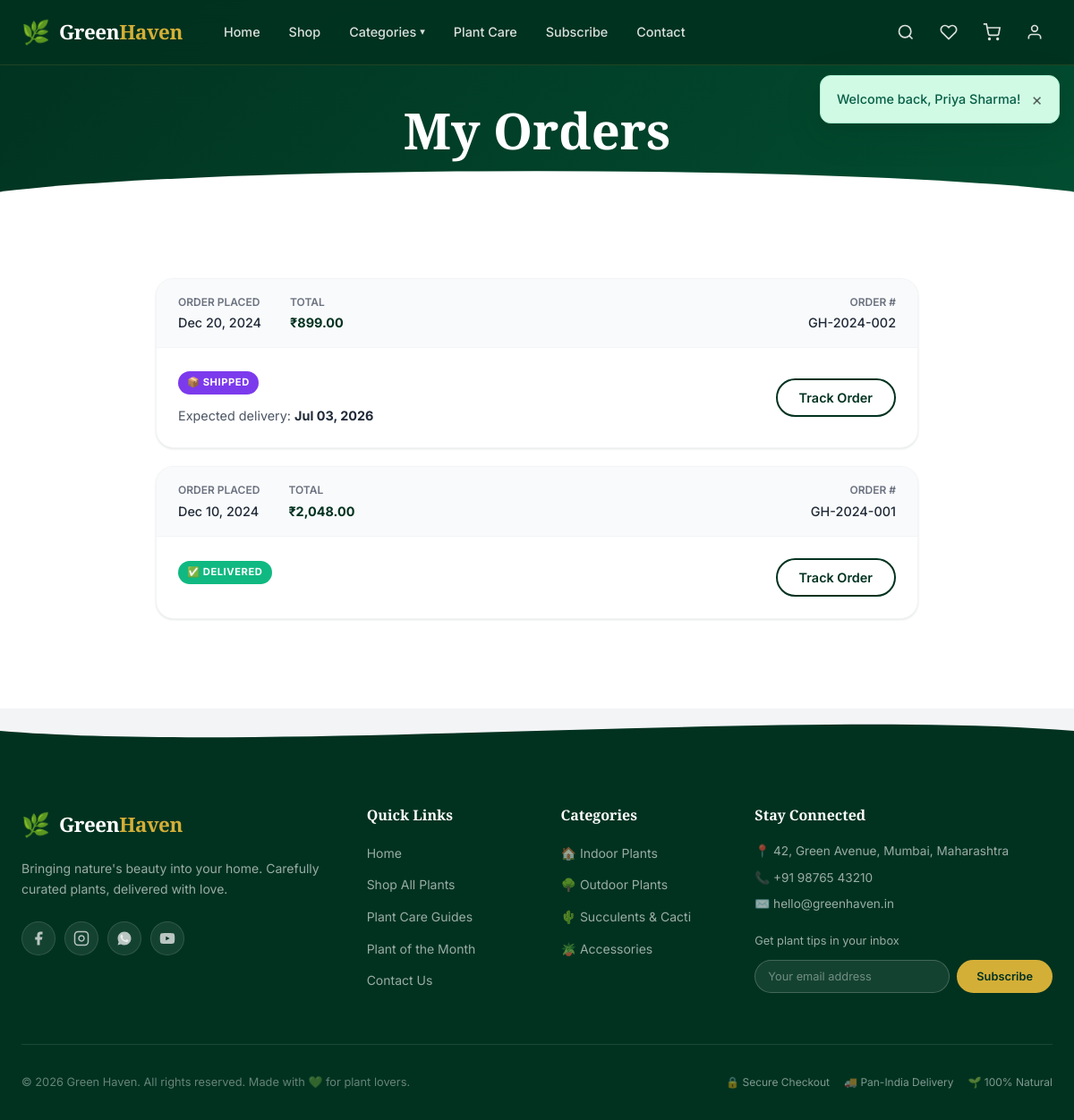
The page /tracking.php (signed in) on the database its author committed.
### tables this page shows
CREATE TABLE IF NOT EXISTS orders (
    id INT AUTO_INCREMENT PRIMARY KEY,
    user_id INT NOT NULL,
    order_number VARCHAR(50) UNIQUE NOT NULL,
    status ENUM('pending','confirmed','processing','shipped','out_for_delivery','delivered','cancelled') DEFAULT 'pending',
    subtotal DECIMAL(10,2) NOT NULL,
    discount DECIMAL(10,2) DEFAULT 0.00,
    delivery_fee DECIMAL(10,2) DEFAULT 50.00,
    total DECIMAL(10,2) NOT NULL,
    promo_code VARCHAR(50) DEFAULT NULL,
    payment_method ENUM('card','upi','cod','wallet') DEFAULT 'cod',
    payment_status ENUM('pending','paid','failed','refunded') DEFAULT 'pending',
    transaction_id VARCHAR(255) DEFAULT NULL,
    delivery_name VARCHAR(100),
    delivery_phone VARCHAR(20),
    delivery_address TEXT,
    delivery_city VARCHAR(100),
    delivery_state VARCHAR(100),
    delivery_pincode VARCHAR(10),
    delivery_notes TEXT,
    estimated_delivery DATE DEFAULT NULL,
    placed_at TIMESTAMP DEFAULT CURRENT_TIMESTAMP,
    updated_at TIMESTAMP DEFAULT CURRENT_TIMESTAMP ON UPDATE CURRENT_TIMESTAMP,
    FOREIGN KEY (user_id) REFERENCES users(id) ON DELETE CASCADE,
    INDEX idx_user_orders (user_id),
    INDEX idx_status (status)
);

### tracking.php (the view, shortened to what this page needs)
<?php
require_once __DIR__ . '/includes/functions.php';
$user_id = $_SESSION['user_id'];
$db = getDB();
$order_id = $_GET['order_id'] ?? null;
if ($order_id) {
    $stmt = $db->prepare("SELECT * FROM orders WHERE order_number = ? AND user_id = ?");
    $stmt->execute([$order_id, $user_id]);
    $order = $stmt->fetch();
    if (!$order) {
        flashMessage('error', 'Order not found.');
        redirect(SITE_URL . '/tracking.php');
    }
    $stmt = $db->prepare("SELECT * FROM order_items WHERE order_id = ?");
    $stmt->execute([$order['id']]);
    $items = $stmt->fetchAll();
    $metaTitle = 'Track Order ' . $order['order_number'] . ' – ' . SITE_NAME;
    include __DIR__ . '/includes/header.php';
    ?>
    <div class="page-header" style="padding-top: calc(var(--navbar-height) + 40px); padding-bottom: 40px;">
        <h1>Track Your Order</h1>
        <div class="breadcrumb">
            <a href="<?= SITE_URL ?>/tracking.php">My Orders</a>
            <span class="breadcrumb-sep">/</span>
            <span class="breadcrumb-current"><?= $order['order_number'] ?></span>
        </div>
    </div>
    <div class="section" style="max-width: 800px; margin: 0 auto;">
        <div style="background: var(--white); border-radius: var(--radius-lg); border: 1px solid var(--gray-100); padding: 32px; margin-bottom: 24px;">
            <div style="display: flex; justify-content: space-between; align-items: center; margin-bottom: 32px; border-bottom: 1px solid var(--gray-100); padding-bottom: 20px;">
                <div>
                    <div style="font-weight: 700; color: var(--green-deep); font-size: 1.2rem;"><?= $order['order_number'] ?></div>
                    <div style="font-size: 0.85rem; color: var(--gray-500);">Placed on <?= date('M d, Y', strtotime($order['placed_at'])) ?></div>
                </div>
                <div>
                    <?= getOrderStatusBadge($order['status']) ?>
                </div>
            </div>
            <?php
            $statuses = ['pending', 'confirmed', 'processing', 'shipped', 'out_for_delivery', 'delivered'];
            $currentIndex = array_search($order['status'], $statuses);
            if ($currentIndex === false && $order['status'] != 'cancelled') $currentIndex = 0;
            ?>
            <?php if ($order['status'] == 'cancelled'): ?>
                <div class="alert alert-error">This order was cancelled.</div>
            <?php else: ?>
                <div class="tracking-timeline">
                    <div class="tracking-step <?= $currentIndex >= 0 ? 'done' : '' ?> <?= $currentIndex == 0 ? 'current' : '' ?>">
                        <div class="tracking-step-dot">📋</div>
                        <div class="tracking-step-title">Order Placed</div>
                        <div class="tracking-step-time"><?= date('M d, Y g:i A', strtotime($order['placed_at'])) ?></div>
                        <div class="tracking-step-desc">We have received your order.</div>
                    </div>
                    <div class="tracking-step <?= $currentIndex >= 1 ? 'done' : '' ?> <?= $currentIndex == 1 ? 'current' : '' ?>">
                        <div class="tracking-step-dot">✅</div>
                        <div class="tracking-step-title">Order Confirmed</div>
                        <?= $currentIndex >= 1 ? '<div class="tracking-step-desc">Payment verified and order confirmed.</div>' : '' ?>
                    </div>
                    <div class="tracking-step <?= $currentIndex >= 2 ? 'done' : '' ?> <?= $currentIndex == 2 ? 'current' : '' ?>">
                        <div class="tracking-step-dot">🪴</div>
                        <div class="tracking-step-title">Preparing Order</div>
                        <?= $currentIndex >= 2 ? '<div class="tracking-step-desc">Our experts are handpicking and packing your plants.</div>' : '' ?>
                    </div>
                    <div class="tracking-step <?= $currentIndex >= 3 ? 'done' : '' ?> <?= $currentIndex == 3 ? 'current' : '' ?>">
                        <div class="tracking-step-dot">📦</div>
                        <div class="tracking-step-title">Order Shipped</div>
                        <?= $currentIndex >= 3 ? '<div class="tracking-step-desc">Handed over to our delivery partner.</div>' : '' ?>
                    </div>
                    <div class="tracking-step <?= $currentIndex >= 4 ? 'done' : '' ?> <?= $currentIndex == 4 ? 'current' : '' ?>">
                        <div class="tracking-step-dot">🚚</div>
                        <div class="tracking-step-title">Out for Delivery</div>
                        <?= $currentIndex >= 4 ? '<div class="tracking-step-desc">Order is out for delivery today.</div>' : '' ?>
                    </div>
                    <div class="tracking-step <?= $currentIndex >= 5 ? 'done' : '' ?> <?= $currentIndex == 5 ? 'current' : '' ?>">
                        <div class="tracking-step-dot">🎉</div>
                        <div class="tracking-step-title">Delivered</div>
                        <?= $currentIndex >= 5 ? '<div class="tracking-step-desc">Package delivered successfully!</div>' : '' ?>
                    </div>
                </div>
            <?php endif; ?>
        </div>
        <div style="display: grid; grid-template-columns: 1fr 1fr; gap: 24px;">
            <div style="background: var(--white); border-radius: var(--radius-lg); border: 1px solid var(--gray-100); padding: 24px;">
                <h3 style="font-size: 1rem; color: var(--green-deep); margin-bottom: 16px;">Order Items</h3>
                <div style="margin-bottom: 16px; border-bottom: 1px solid var(--gray-100); padding-bottom: 16px;">
                    <?php foreach($items as $item): ?>
                    <div style="display: flex; gap: 12px; margin-bottom: 12px;">
                        <div style="width: 40px; height: 40px; background: var(--green-pale); border-radius: var(--radius-sm); display: flex; align-items: center; justify-content: center; font-size: 1.2rem; flex-shrink: 0;">🌿</div>
                        <div style="flex: 1;">
                            <div style="font-weight: 600; font-size: 0.9rem; color: var(--gray-800);"><?= sanitize($item['product_name']) ?></div>
                            <div style="font-size: 0.8rem; color: var(--gray-500);">Qty: <?= $item['quantity'] ?> × <?= formatPrice($item['unit_price']) ?></div>
                        </div>
                        <div style="font-weight: 600; font-size: 0.9rem; color: var(--green-deep);">
                            <?= formatPrice($item['quantity'] * $item['unit_price']) ?>
                        </div>
                    </div>
                    <?php endforeach; ?>
                </div>
                <div style="display: flex; justify-content: space-between; margin-bottom: 8px; font-size: 0.9rem; color: var(--gray-600);">
                    <span>Subtotal</span><span><?= formatPrice($order['subtotal']) ?></span>
                </div>
                <div style="display: flex; justify-content: space-between; margin-bottom: 8px; font-size: 0.9rem; color: var(--gray-600);">
                    <span>Delivery</span><span><?= formatPrice($order['delivery_fee']) ?></span>
                </div>
                <?php if($order['discount'] > 0): ?>
                <div style="display: flex; justify-content: space-between; margin-bottom: 12px; font-size: 0.9rem; color: #10b981;">
                    <span>Discount</span><span>-<?= formatPrice($order['discount']) ?></span>
                </div>
                <?php endif; ?>
                <div style="display: flex; justify-content: space-between; margin-top: 12px; padding-top: 12px; border-top: 1px solid var(--gray-100); font-weight: 700; color: var(--green-deep);">
                    <span>Total Paid</span><span><?= formatPrice($order['total']) ?></span>
                </div>
            </div>
            <div style="background: var(--white); border-radius: var(--radius-lg); border: 1px solid var(--gray-100); padding: 24px;">
                <h3 style="font-size: 1rem; color: var(--green-deep); margin-bottom: 16px;">Delivery Details</h3>
                <div style="margin-bottom: 20px;">
                    <div style="font-weight: 600; font-size: 0.9rem; color: var(--gray-800); margin-bottom: 4px;"><?= sanitize($order['delivery_name']) ?></div>
                    <div style="font-size: 0.85rem; color: var(--gray-600); line-height: 1.6;">
                        <?= sanitize($order['delivery_address']) ?><br>
                        <?= sanitize($order['delivery_city']) ?>, <?= sanitize($order['delivery_state']) ?> - <?= sanitize($order['delivery_pincode']) ?><br>
                        Phone: <?= sanitize($order['delivery_phone']) ?>
                    </div>
                </div>
                <h3 style="font-size: 1rem; color: var(--green-deep); margin-bottom: 12px; padding-top: 16px; border-top: 1px solid var(--gray-100);">Payment Method</h3>
                <div style="font-size: 0.85rem; color: var(--gray-600); text-transform: uppercase;">
                    <?= sanitize($order['payment_method']) ?> (<?= sanitize($order['payment_status']) ?>)
                </div>
            </div>
        </div>
    </div>
    <?php
    include __DIR__ . '/includes/footer.php';
} else {
    $stmt = $db->prepare("SELECT * FROM orders WHERE user_id = ? ORDER BY placed_at DESC");
    $stmt->execute([$user_id]);
    $orders = $stmt->fetchAll();
    include __DIR__ . '/includes/header.php';
    ?>
    <div class="page-header" style="padding-top: calc(var(--navbar-height) + 40px); padding-bottom: 40px;">
        <h1>My Orders</h1>
    </div>
    <div class="section" style="max-width: 900px; margin: 0 auto;">
        <?php if(count($orders) > 0): ?>
            <?php foreach($orders as $order): ?>
            <div style="background: var(--white); border-radius: var(--radius-lg); border: 1px solid var(--gray-100); margin-bottom: 20px; overflow: hidden; box-shadow: var(--shadow-sm); transition: transform var(--transition-fast);">
                <div style="background: var(--gray-50); padding: 16px 24px; border-bottom: 1px solid var(--gray-100); display: flex; justify-content: space-between; align-items: center; flex-wrap: wrap; gap: 16px;">
                    <div style="display: flex; gap: 32px; flex-wrap: wrap;">
                        <div>
                            <div style="font-size: 0.75rem; color: var(--gray-500); text-transform: uppercase; font-weight: 600; margin-bottom: 2px;">Order Placed</div>
                            <div style="font-size: 0.9rem; color: var(--gray-800); font-weight: 500;"><?= date('M d, Y', strtotime($order['placed_at'])) ?></div>
                        </div>
                        <div>
                            <div style="font-size: 0.75rem; color: var(--gray-500); text-transform: uppercase; font-weight: 600; margin-bottom: 2px;">Total</div>
                            <div style="font-size: 0.9rem; color: var(--green-deep); font-weight: 700;"><?= formatPrice($order['total']) ?></div>
                        </div>
                    </div>
                    <div style="text-align: right;">
                        <div style="font-size: 0.75rem; color: var(--gray-500); text-transform: uppercase; font-weight: 600; margin-bottom: 2px;">Order #</div>
                        <div style="font-size: 0.9rem; color: var(--gray-800); font-weight: 500;"><?= $order['order_number'] ?></div>
                    </div>
                </div>
                <div style="padding: 24px; display: flex; justify-content: space-between; align-items: center; flex-wrap: wrap; gap: 24px;">
                    <div>
                        <div style="margin-bottom: 12px;"><?= getOrderStatusBadge($order['status']) ?></div>
                        <?php if($order['status'] != 'delivered' && $order['status'] != 'cancelled'): ?>
                            <div style="font-size: 0.9rem; color: var(--gray-600);">Expected delivery: <strong style="color:var(--gray-800);"><?= date('M d, Y', strtotime('+4 days')) ?></strong></div>
                        <?php endif; ?>
                    </div>
                    <div>
                        <a href="<?= SITE_URL ?>/tracking.php?order_id=<?= $order['order_number'] ?>" class="btn btn-outline" style="padding: 8px 24px;">Track Order</a>
                    </div>
                </div>
            </div>
            <?php endforeach; ?>
        <?php endif; ?>
    </div>
    <?php
    include __DIR__ . '/includes/footer.php';
}
?>

### includes/functions.php (shortened to what this page needs)
<?php
function formatPrice($amount) {
    return CURRENCY . number_format($amount, 2);
}
function getOrderStatusBadge($status) {
    $badges = [
        'pending'          => ['class' => 'badge-warning',  'label' => '⏳ Pending'],
        'confirmed'        => ['class' => 'badge-info',     'label' => '✅ Confirmed'],
        'processing'       => ['class' => 'badge-primary',  'label' => '⚙️ Processing'],
        'shipped'          => ['class' => 'badge-purple',   'label' => '📦 Shipped'],
        'out_for_delivery' => ['class' => 'badge-orange',   'label' => '🚗 Out for Delivery'],
        'delivered'        => ['class' => 'badge-success',  'label' => '✅ Delivered'],
        'cancelled'        => ['class' => 'badge-danger',   'label' => '❌ Cancelled'],
    ];
    $b = $badges[$status] ?? ['class' => 'badge-secondary', 'label' => ucfirst($status)];
    return "<span class='badge {$b['class']}'>{$b['label']}</span>";
}

### rows shown on the page
orders: placed_at "Dec 20, 2024", total "₹899.00", order_number "GH-2024-002", status "📦 SHIPPED"
orders: placed_at "Dec 10, 2024", total "₹2,048.00", order_number "GH-2024-001", status "✅ DELIVERED"

### other values the page prints
$flash['message'] "Welcome back, Priya Sharma!"
SITE_NAME "Green Haven"
